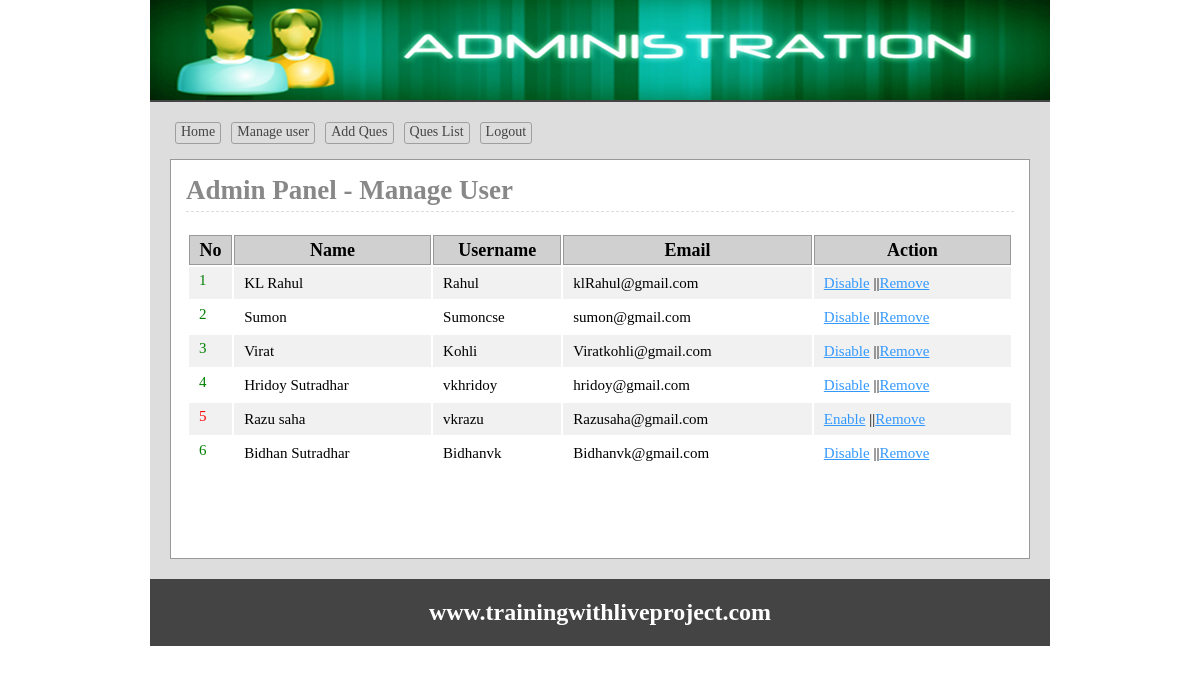
The app's page /admin/users.php (signed in) with its own data.
### tables this page shows
CREATE TABLE `tbl_user` (
  `userId` int(11) NOT NULL,
  `name` varchar(255) NOT NULL,
  `username` varchar(255) NOT NULL,
  `password` varchar(32) NOT NULL,
  `email` varchar(255) NOT NULL,
  `status` int(11) NOT NULL DEFAULT '0'
);

### lib/Database.php (called while the page is built, shortened)
<?php
Class Database{
	public $host   = DB_HOST;
	public $user   = DB_USER;
	public $pass   = DB_PASS;
	public $dbname = DB_NAME;
	public $link;
	private function connectDB(){
	$this->link = new mysqli($this->host, $this->user, $this->pass, $this->dbname);
 }
	public function select($query){
		$result = $this->link->query($query) or die($this->link->error.__LINE__);
		if($result->num_rows > 0){
			return $result;
		} else {
			return false;
		}
	}
}

### classes/User.php (called while the page is built, shortened)
<?php
    $filepath = realpath(dirname(__FILE__));
	include_once ($filepath.'/../lib/Database.php');
	class User{
		private $db;
		public function __construct(){
			$this->db = new Database();
		}
		public function getAllUser(){
			$query  = "SELECT * FROM tbl_user ORDER BY userId DESC";
			$result =$this->db->select($query);
			return $result;
		}
	}
?>

### admin/users.php (the view, shortened to what this page needs)
<?php
    $filepath = realpath(dirname(__FILE__));
	include_once ($filepath.'/inc/header.php');
	include_once ($filepath.'/../classes/User.php');
	$usr = new User();
?>
<div class="main">
	<h1>Admin Panel - Manage User</h1>
	<div class="manageuser">
		<table class="tblone">
			<tr>
				<th>No</th>
				<th>Name</th>
				<th>Username</th>
				<th>Email</th>
				<th>Action</th>
			</tr>
<?php
	$userData = $usr->getAllUser();
	if ($userData) {
		$i=0;
		while ($result = $userData->fetch_assoc()) {
			$i++;
?>
	<tr>
		<td>
			<?php
				if($result['status'] == '1') {
					echo "<span class='error'>".$i."</span>";
				}else{
					echo "<span class='success'>".$i."</span>";
				}
			?>
		</td>
		<td><?php echo $result['name']; ?></td>
		<td><?php echo $result['username']; ?></td>
		<td><?php echo $result['email']; ?></td>
		<td>
			<?php if($result['status'] == '0'){ ?>
				<a onclick="return confirm('Are your sure to Disable')" href="?dis=<?php echo $result['userId'];?>">Disable</a>
			<?php } else { ?>
				<a onclick="return confirm('Are your sure to Enable')" href="?ena=<?php echo $result['userId'];?>">Enable</a>
			<?php } ?>
				 ||<a onclick="return confirm('Are your sure to Remove')" href="?del=<?php echo $result['userId'];?>">Remove</a>
		</td>
	</tr>
<?php } } ?>
		</table>
	</div>
</div>
<?php include 'inc/footer.php'; ?>

### admin/css/admin.css (style rules this page uses)
* { margin:0;padding:0;outline:none }
body { font-family:verdana }
.success { color:green; display: block; padding-bottom: 5px; }
.error { color: red; display: block; padding-bottom: 5px; }
.tblone { width:100%;border:1px solid #fff;margin:20px 0 }
.tblone td { font-size: 15px; padding: 5px 10px; }
table.tblone th { background-color: #d0d0d0; border: 1px solid #999; }
table.tblone tr:nth-child(2n+1) { background:#fff;height:30px; }
table.tblone tr:nth-child(2n) { background:#f1f1f1;height:30px; }
.tblone td a { color:#3399FF; }
.main { background: #fff none repeat scroll 0 0; border: 1px solid #999; margin-top: 10px; min-height: 368px; padding: 15px; width: 828px; }
.main h1 { border-bottom: 1px dashed #ddd; color: #888; margin: 0 0 5px; padding-bottom: 5px; }

### records on screen
tbl_user: name "KL Rahul", username "Rahul", email "klRahul@gmail.com"
tbl_user: name "Sumon", username "Sumoncse", email "sumon@gmail.com"
tbl_user: name "Virat", username "Kohli", email "Viratkohli@gmail.com"
tbl_user: name "Hridoy Sutradhar", username "vkhridoy", email "hridoy@gmail.com"
tbl_user: name "Razu saha", username "vkrazu", email "Razusaha@gmail.com"
tbl_user: name "Bidhan Sutradhar", username "Bidhanvk", email "Bidhanvk@gmail.com"
